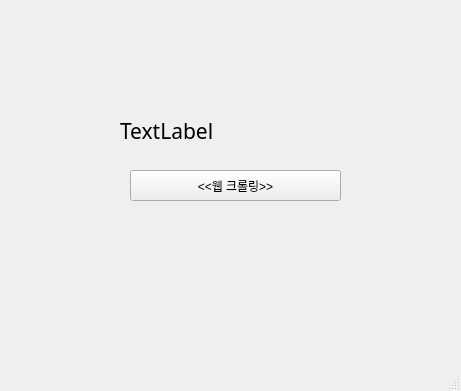
<?xml version="1.0" encoding="UTF-8"?>
<ui version="4.0">
 <class>MainWindow</class>
 <widget class="QMainWindow" name="MainWindow">
  <property name="geometry">
   <rect>
    <x>0</x>
    <y>0</y>
    <width>461</width>
    <height>391</height>
   </rect>
  </property>
  <property name="windowTitle">
   <string>MainWindow</string>
  </property>
  <widget class="QWidget" name="centralwidget">
   <widget class="QPushButton" name="pushButton">
    <property name="geometry">
     <rect>
      <x>130</x>
      <y>170</y>
      <width>211</width>
      <height>31</height>
     </rect>
    </property>
    <property name="text">
     <string>&lt;&lt;웹 크롤링&gt;&gt;</string>
    </property>
   </widget>
   <widget class="QLabel" name="label">
    <property name="geometry">
     <rect>
      <x>120</x>
      <y>100</y>
      <width>231</width>
      <height>61</height>
     </rect>
    </property>
    <property name="font">
     <font>
      <family>굴림</family>
      <pointsize>16</pointsize>
     </font>
    </property>
    <property name="text">
     <string>TextLabel</string>
    </property>
   </widget>
  </widget>
  <widget class="QMenuBar" name="menubar">
   <property name="geometry">
    <rect>
     <x>0</x>
     <y>0</y>
     <width>461</width>
     <height>21</height>
    </rect>
   </property>
  </widget>
  <widget class="QStatusBar" name="statusbar"/>
 </widget>
 <resources/>
 <connections>
  <connection>
   <sender>pushButton</sender>
   <signal>clicked()</signal>
   <receiver>MainWindow</receiver>
   <slot>firstClick()</slot>
   <hints>
    <hint type="sourcelabel">
     <x>171</x>
     <y>213</y>
    </hint>
    <hint type="destinationlabel">
     <x>247</x>
     <y>284</y>
    </hint>
   </hints>
  </connection>
 </connections>
 <slots>
  <slot>firstClick()</slot>
 </slots>
</ui>
